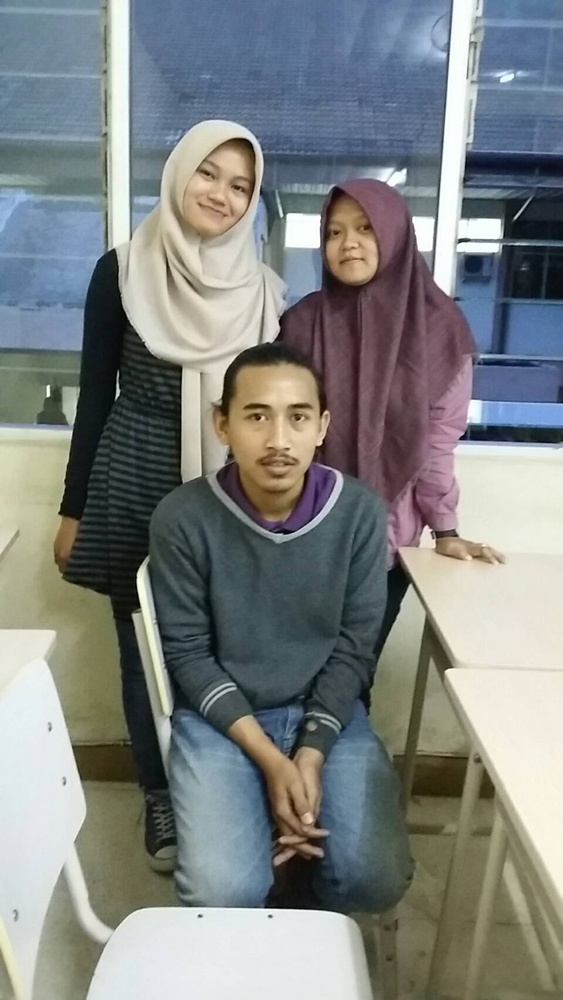
%> input picture foto_wefie.jpg, 563 x 1000 px, shrunk from 960 x 1706 before the run
$ octave --eval "result = Greyscale('foto_wefie.jpg');"   (GNU Octave 9; MATLAB toolbox functions it lacks are replaced by stand-ins)
%> lines starting %> are read from the running program, lines starting %| are printed output that depends on the picture
function I = Greyscale(a)%fungsi untuk memanggil citra keabuan
%> called with a = 'foto_wefie.jpg'
    I = imread(a); %membaca citra
%> I is the input picture: size 1000x563x3 uint8; mean R, G, B 126.8, 130.9, 129.9
    R  = I(:,:,1); %mendapatkan komponen R
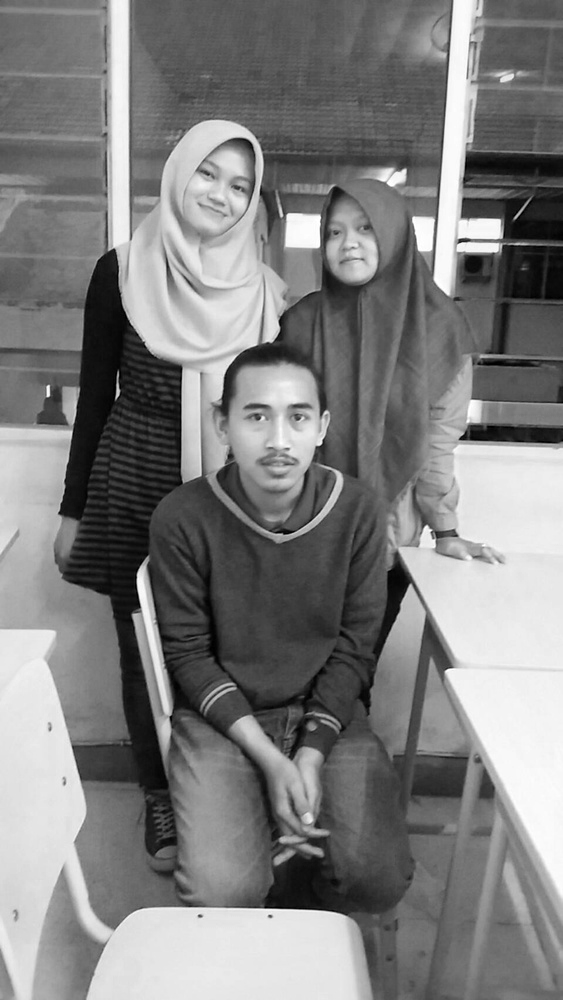
%> R: size 1000x563 uint8; min 0, max 255, mean 126.8
    G  = I(:,:,2); %mendapatkan komponen G
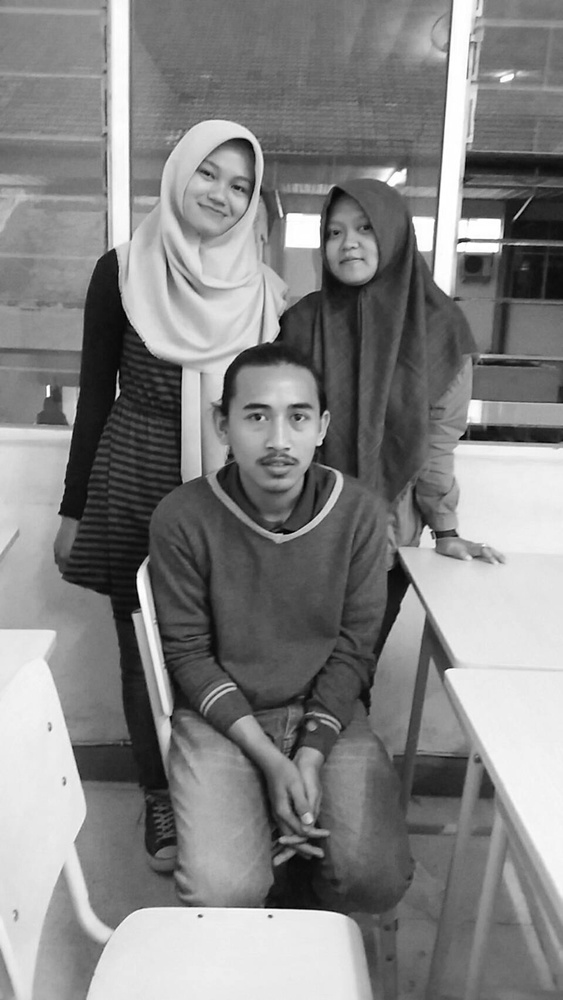
%> G: size 1000x563 uint8; min 0, max 255, mean 130.9
    B  = I(:,:,3); %mendapatkan komponen B
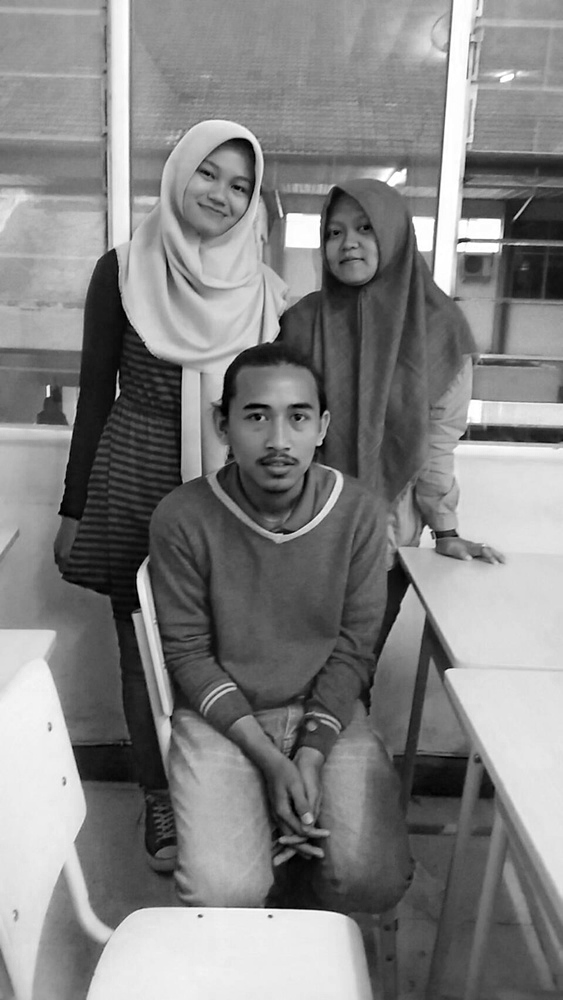
%> B: size 1000x563 uint8; min 0, max 255, mean 129.9
    % I = 0.2989*R  + 0.5870*G  + 0.1141*B
    abu2 = (0.2989*R)+(0.5870*G)+(0.1141*B); % mengambil nilai rata-rata rgb
    subplot(1,2,1), imshow(I), title('Citra berwarna'); %Menampilkan citra berwarna
    subplot(1,2,2), imshow(abu2), title('Citra Keabuan'); %Menampilkan citra keabuan
end
